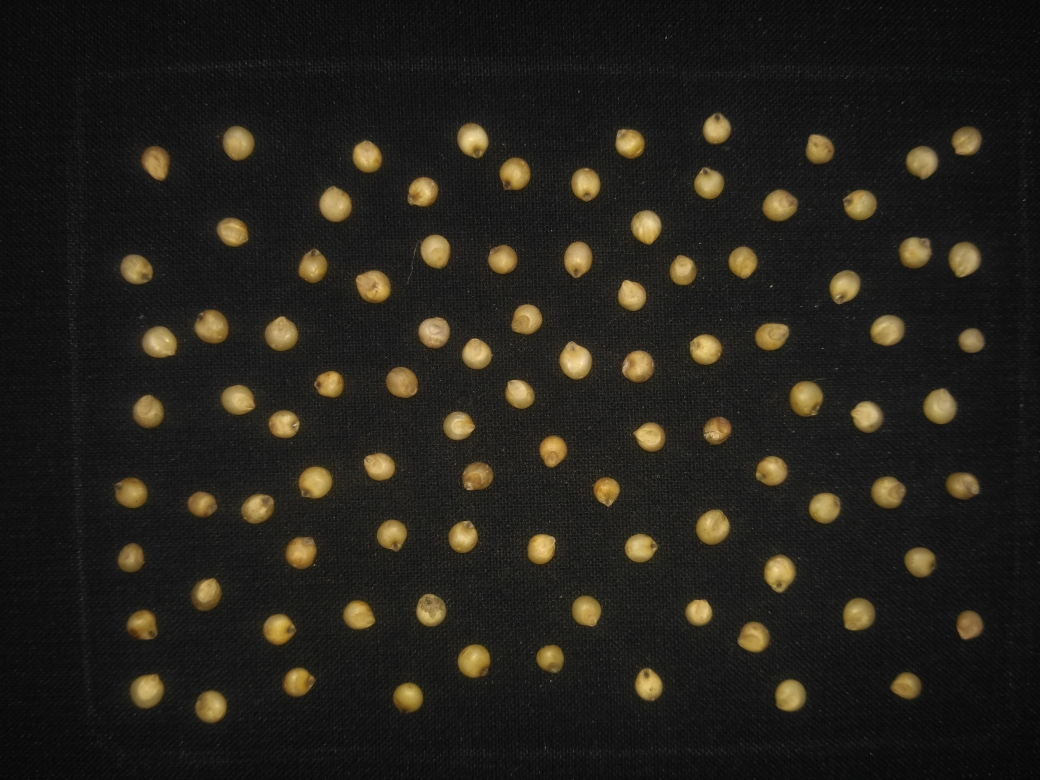
#> input picture Images/jowar3.jpg, 4160 x 3120 px (shown at 1/4 size)
$ python threshold.py
#> lines starting #> are read from the running program, lines starting #| are printed output that depends on the picture; after the words box and inside, x2 and y2 are one past the last pixel; in counts of white or black regions, pixels touching at a corner belong together
import cv2

cm = 'Images/jowar3.jpg'
img = cv2.imread(cm,1)
#> img is the input picture: shape (3120, 4160, 3); mean B, G, R 26.7, 32.7, 35.3
gry = cv2.cvtColor(img, cv2.COLOR_BGR2GRAY)
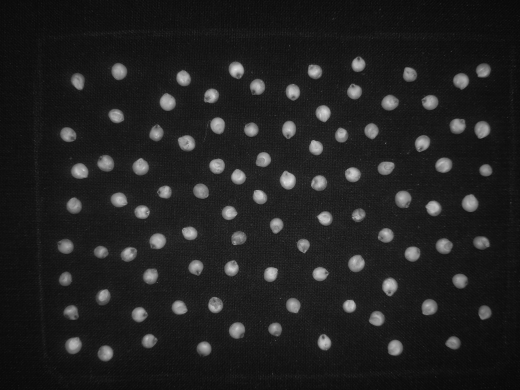
#> gry: shape (3120, 4160) (shown at 1/8 size); min 0, max 247, mean 32.9

ret, thresh = cv2.threshold(gry, 61, 255, cv2.THRESH_BINARY)
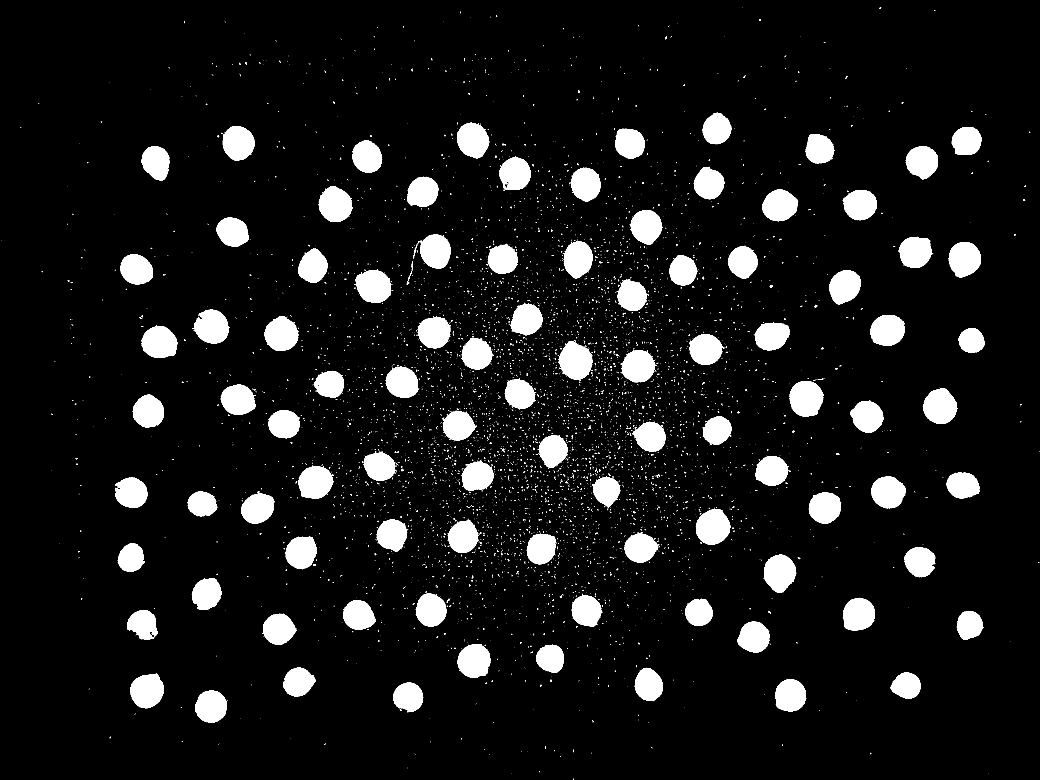
#> thresh: shape (3120, 4160) (shown at 1/4 size); 8.9% white; 6569 white regions (6319 under 20 px)
contours, hierarchy = cv2.findContours(thresh, cv2.RETR_TREE, cv2.CHAIN_APPROX_SIMPLE)
#> contours = 6748 contours, 6618 with area under 20; largest, box (x1, y1, x2, y2) and area: (2235, 1364, 2372, 1518) 14724, (3159, 1524, 3293, 1666) 14718, (2784, 2037, 2923, 2179) 14560, (3691, 1553, 3830, 1696) 14270, (1421, 1080, 1565, 1212) 14184
ln = 0
for cnt in contours:
	if cv2.contourArea(cnt) > 500:
		ln += 1
		cv2.drawContours(img, [cnt], -1, (0,255,0), 3)
		x,y,w,h = cv2.boundingRect(cnt)
		cropped = img[y-20:y+h+20, x-20:x+w+20]
		ret, thresh1 = cv2.threshold(cropped, 63, 255, cv2.THRESH_BINARY)
#> this loop made 6748 passes
#> (x, y, w, h) on passes 65, 75, 83, 88, 90, 97, 100, 140: (781, 2762, 126, 129), (1573, 2730, 120, 118), (3101, 2717, 124, 130), (522, 2694, 134, 139), (3562, 2690, 121, 105), (2539, 2671, 113, 134), (1133, 2670, 130, 116), (2145, 2579, 111, 112)
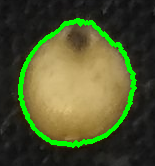
#> cropped: shape (166, 155, 3); mean B, G, R 45.6, 85.1, 77.7
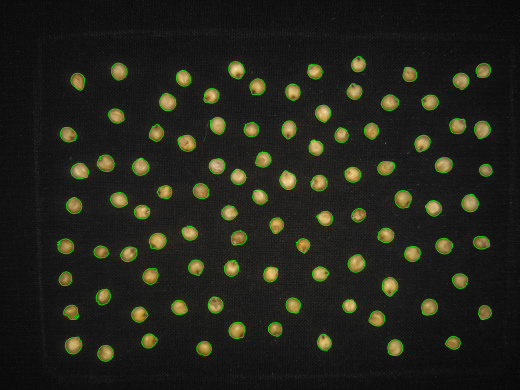
#> img: shape (3120, 4160, 3) (shown at 1/8 size); mean B, G, R 26.2, 35.3, 34.3
#> after the loop, ln = 94
print(ln)
#| 94
cv2.imwrite('Threshold Images/sorghum/sorghum_with_contour_bajra3_.png', img)

# img = thresh
scale_percent = 20 # percent of original size
width = int(img.shape[1] * scale_percent / 100)
height = int(img.shape[0] * scale_percent / 100)
dim = (width, height)
# resize image
resized = cv2.resize(img, dim, interpolation = cv2.INTER_AREA)
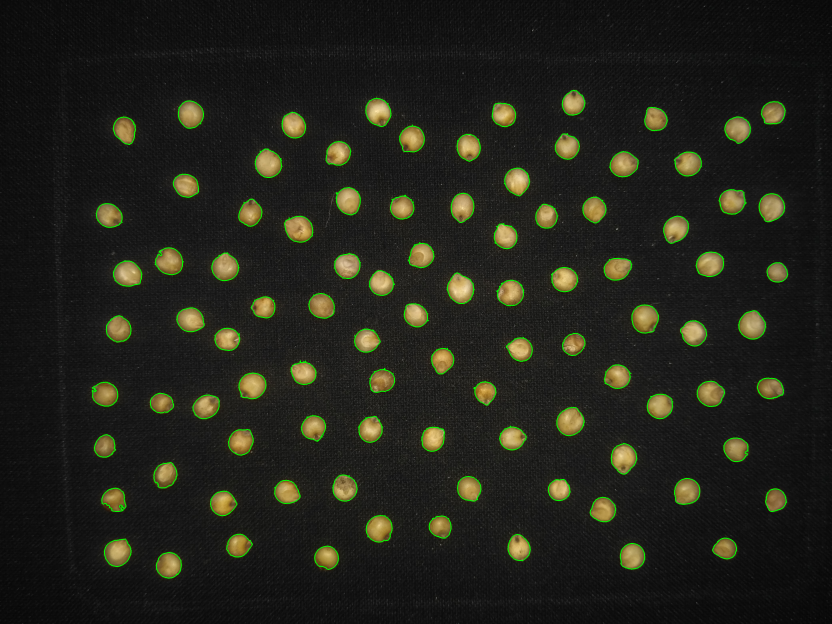
#> resized: shape (624, 832, 3); mean B, G, R 26.2, 35.3, 34.3
cv2.imshow('image',resized)

cv2.waitKey(0)
#> (the run stopped early here; a loop or call above may not have finished)

$ run again, with Images/jowar1.jpg copied over Images/jowar3.jpg
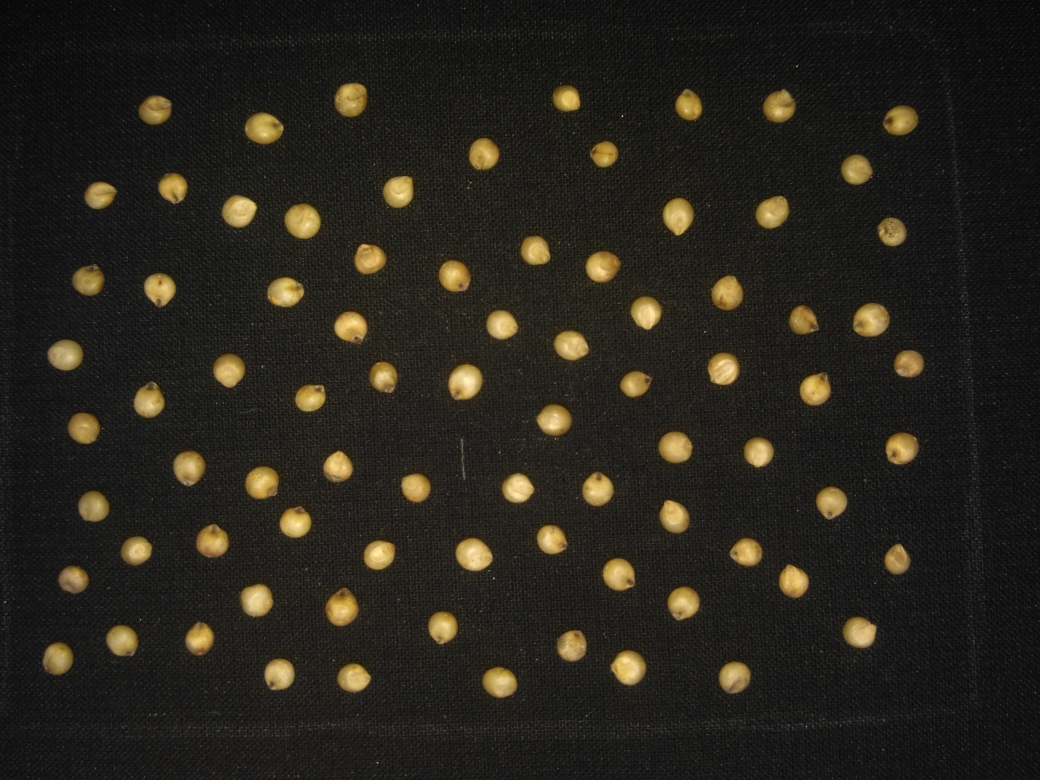
#> input picture Images/jowar1.jpg, 4160 x 3120 px (shown at 1/4 size)
#> img is the input picture: shape (3120, 4160, 3); mean B, G, R 28, 35.8, 39
#> `ret, thresh = cv2.threshold(gry, 61, 255, cv2.THRESH_BINARY)`:
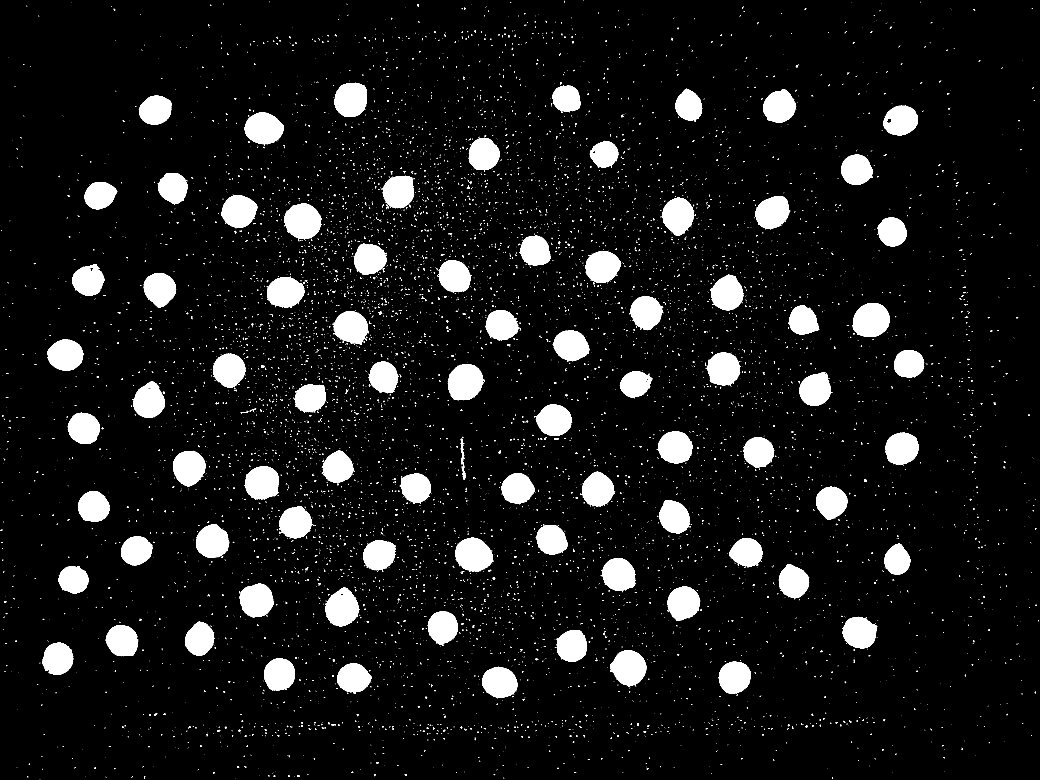
#> thresh: shape (3120, 4160) (shown at 1/4 size); 8.3% white; 9351 white regions (8756 under 20 px)
#> contours = 9510 contours, 9311 with area under 20; largest, box (x1, y1, x2, y2) and area: (1136, 813, 1286, 962) 15928, (1791, 1456, 1940, 1601) 15850, (3411, 1212, 3559, 1347) 15520, (1820, 2151, 1975, 2288) 15242, (2440, 2601, 2586, 2747) 14768
#> the loop `for cnt in contours:` made 9510 passes
#> (x, y, w, h) on passes 864, 901, 930, 967, 1048, 1128, 1248, 1307: (1929, 2667, 141, 126), (1348, 2653, 138, 121), (2875, 2644, 129, 132), (1056, 2634, 124, 128), (2440, 2601, 146, 146), (170, 2570, 123, 130), (2226, 2521, 121, 127), (423, 2501, 130, 124)
#> after the loop `for cnt in contours:`: ln = 82
#| 82
#> `resized = cv2.resize(img, dim, interpolation = cv2.INTER_AREA)`:
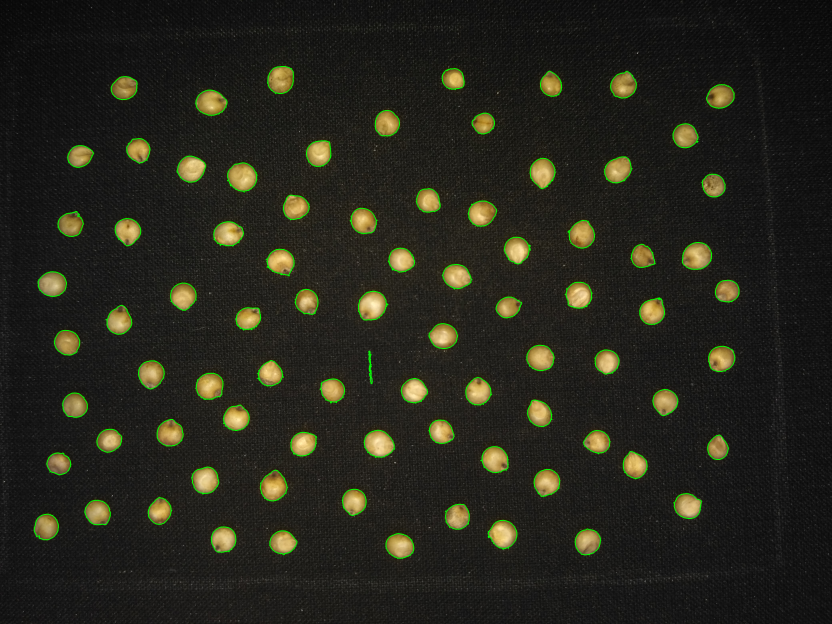
#> resized: shape (624, 832, 3); mean B, G, R 27.6, 38.1, 38

$ run again, with Images/jowar2.jpg copied over Images/jowar3.jpg
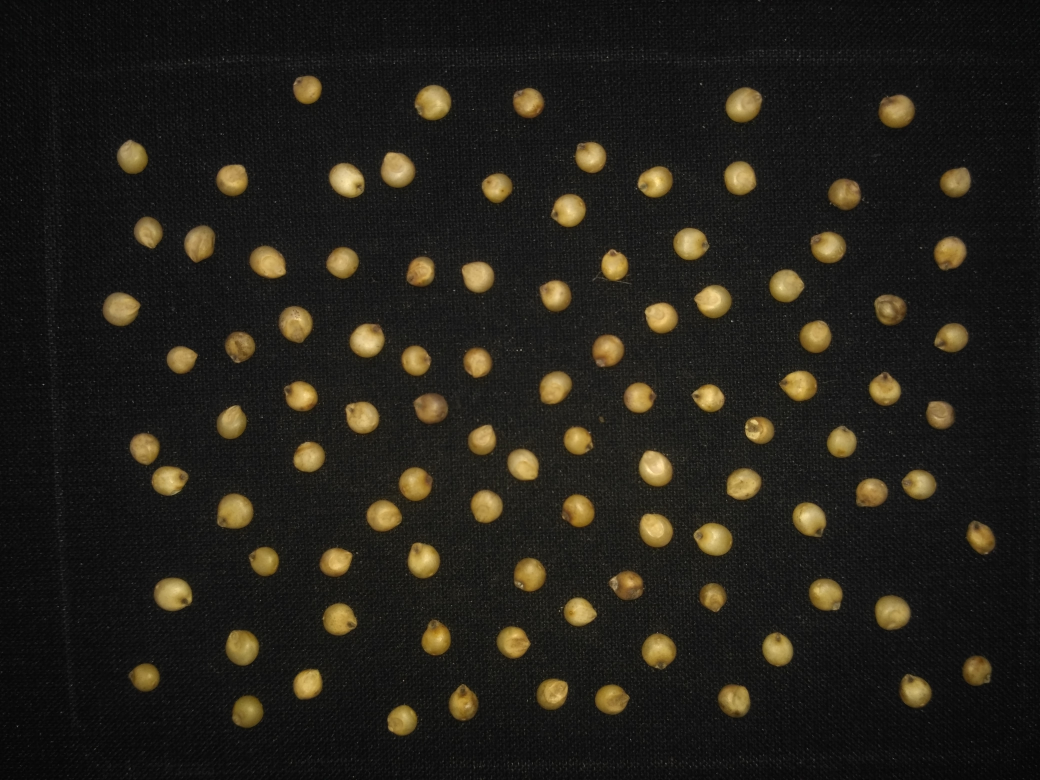
#> input picture Images/jowar2.jpg, 4160 x 3120 px (shown at 1/4 size)
#> img is the input picture: shape (3120, 4160, 3); mean B, G, R 25.1, 32.1, 35.1
#> `ret, thresh = cv2.threshold(gry, 61, 255, cv2.THRESH_BINARY)`:
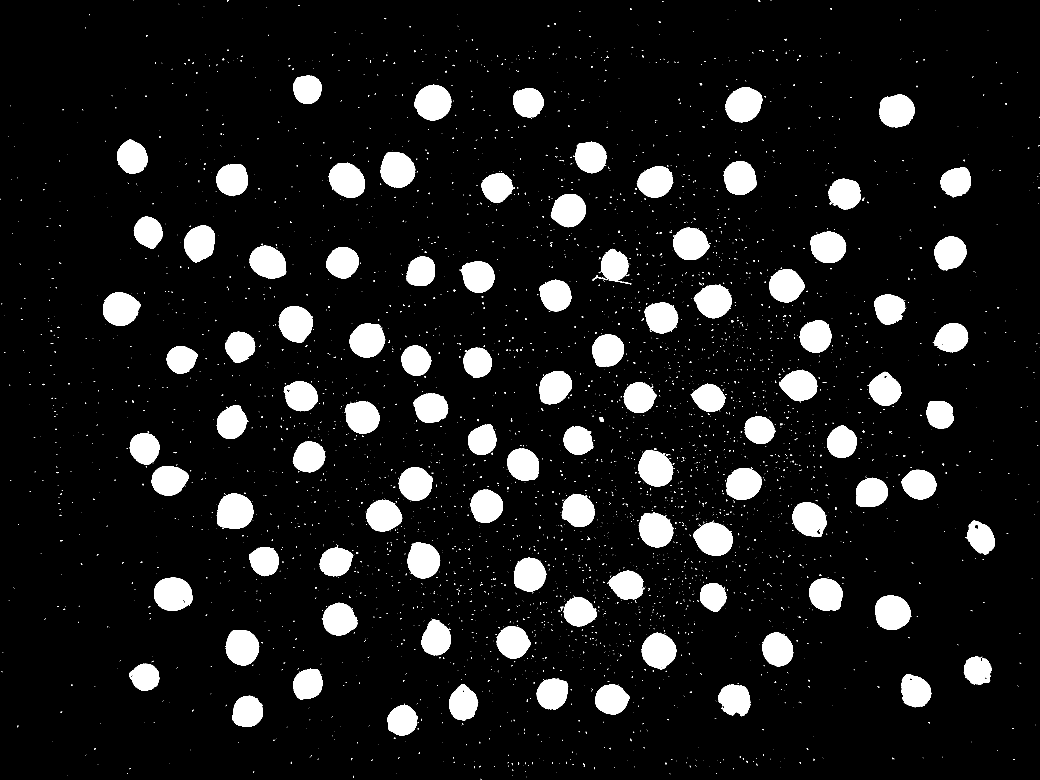
#> thresh: shape (3120, 4160) (shown at 1/4 size); 9.8% white; 4474 white regions (4187 under 20 px)
#> contours = 4750 contours, 4589 with area under 20; largest, box (x1, y1, x2, y2) and area: (867, 1973, 1014, 2114) 16289, (616, 2310, 770, 2444) 16030, (1659, 338, 1805, 482) 15728, (2903, 349, 3050, 489) 15414, (2774, 2090, 2931, 2223) 15266
#> the loop `for cnt in contours:` made 4750 passes
#> (x, y, w, h) on passes 220, 247, 281, 284, 286, 321, 333, 394: (1549, 2816, 122, 126), (929, 2783, 123, 125), (2872, 2737, 130, 128), (2380, 2737, 140, 121), (1796, 2736, 117, 146), (2147, 2713, 126, 125), (3604, 2697, 122, 132), (1173, 2674, 118, 124)
#> after the loop `for cnt in contours:`: ln = 98
#| 98
#> `resized = cv2.resize(img, dim, interpolation = cv2.INTER_AREA)`:
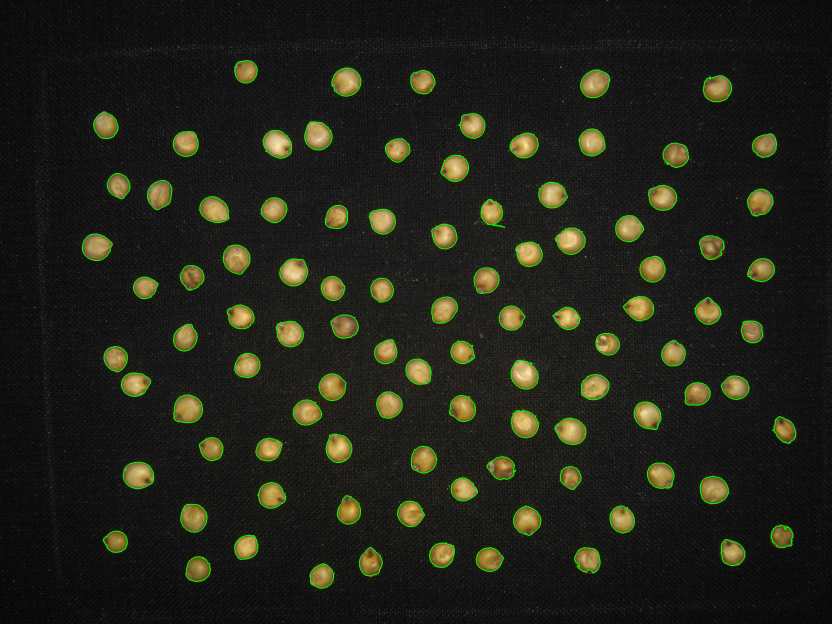
#> resized: shape (624, 832, 3); mean B, G, R 24.6, 34.9, 33.9
